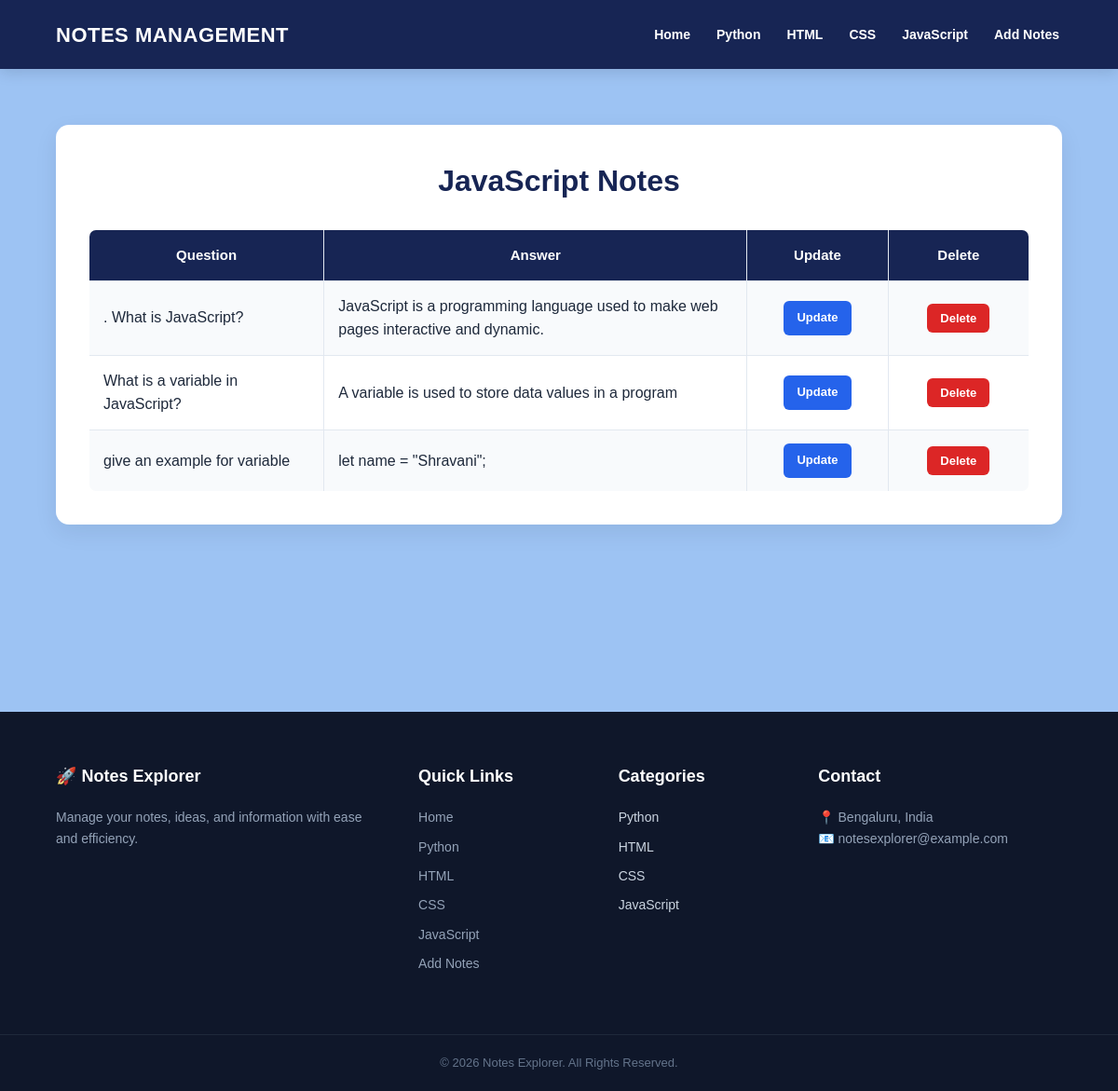
Screenshot of /notes_app/javascript/ with the database file from the repository.
### notes_app/models.py (models this page shows, shortened)
class javascript(models.Model):
    question=models.CharField(max_length=200)
    answer=models.CharField(max_length=200)

### notes_app/views.py (the view)
# urls.py: path('javascript/', views.javascript_view, name='javascript'),
def javascript_view(request):
    a = JsNotes.objects.all()
    return render(request, 'javascript_notes.html', {'aa': a})

### templates/javascript_notes.html (shortened to what this page needs)
{% extends 'index.html' %}
{% block content %}
<section class="notes-section">
    <h2>JavaScript Notes</h2>
    <table>
        <tr>
            <th>Question</th>
            <th>Answer</th>
            <th>Update</th>
            <th>Delete</th>
        </tr>
        {% for i in aa %}
        <tr>
            <td>{{ i.question }}</td>
            <td>{{ i.answer }}</td>
            <td>
                <a href="{% url 'update_javascript' i.pk %}">
                    Update
                </a>
            </td>
            <td>
                <form method="POST"
                      action="{% url 'delete_javascript' i.pk %}">
                    <button type="submit">
                        Delete
                    </button>
                </form>
            </td>
        </tr>
        {% empty %}
        <tr>
            <td colspan="4">
                No JavaScript notes found.
            </td>
        </tr>
        {% endfor %}
    </table>
</section>
{% endblock content %}

### static/css/style.css (style rules this page uses)
* { margin: 0; padding: 0; box-sizing: border-box; }
html { scroll-behavior: smooth; }
body { font-family: Arial, Helvetica, sans-serif; background-color: #9dc3f3; color: #1e293b; line-height: 1.6; }
.notes-section { width: 90%; max-width: 1200px; margin: 60px auto; padding: 35px; background-color: white; border-radius: 14px; box-shadow: 0 8px 25px rgba(15, 23, 42, 0.08); }
.notes-section h2 { color: #172554; font-size: 32px; margin-bottom: 25px; text-align: center; }
.notes-section table { width: 100%; border-collapse: collapse; background-color: white; border-radius: 8px; overflow: hidden; border: 1px solid #e2e8f0; }
.notes-section th { background-color: #172554; color: white; padding: 15px; text-align: center; font-size: 15px; border: 1px solid #e2e8f0; }
.notes-section td { padding: 14px 15px; text-align: left; vertical-align: middle; border: 1px solid #e2e8f0; }
.notes-section tr:nth-child(even) { background-color: #f8fafc; }
.notes-section th:nth-child(1), .notes-section td:nth-child(1) { width: 25%; }
.notes-section th:nth-child(2), .notes-section td:nth-child(2) { width: 45%; }
.notes-section th:nth-child(3), .notes-section td:nth-child(3) { width: 15%; text-align: center; }
.notes-section th:nth-child(4), .notes-section td:nth-child(4) { width: 15%; text-align: center; }
.notes-section td a { display: inline-block; background-color: #2563eb; color: white; padding: 8px 14px; border-radius: 6px; text-decoration: none; font-weight: bold; font-size: 13px; transition: 0.3s; }
.notes-section td form { margin: 0; max-width: none; }
.notes-section td button { background-color: #dc2626; color: white; border: none; padding: 8px 14px; border-radius: 6px; cursor: pointer; font-weight: bold; font-size: 13px; transition: 0.3s; }
form { max-width: 700px; }
form button { padding: 11px 22px; border: none; border-radius: 7px; background-color: #2563eb; color: white; font-weight: bold; cursor: pointer; transition: 0.3s; }

### rows the page displays
javascript: question ". What is JavaScript?", answer "JavaScript is a programming language used to make web pages interactive and dynamic."
javascript: question "What is a variable in JavaScript?", answer "A variable is used to store data values in a program"
javascript: question "give an example for variable", answer "let name = \"Shravani\";"
